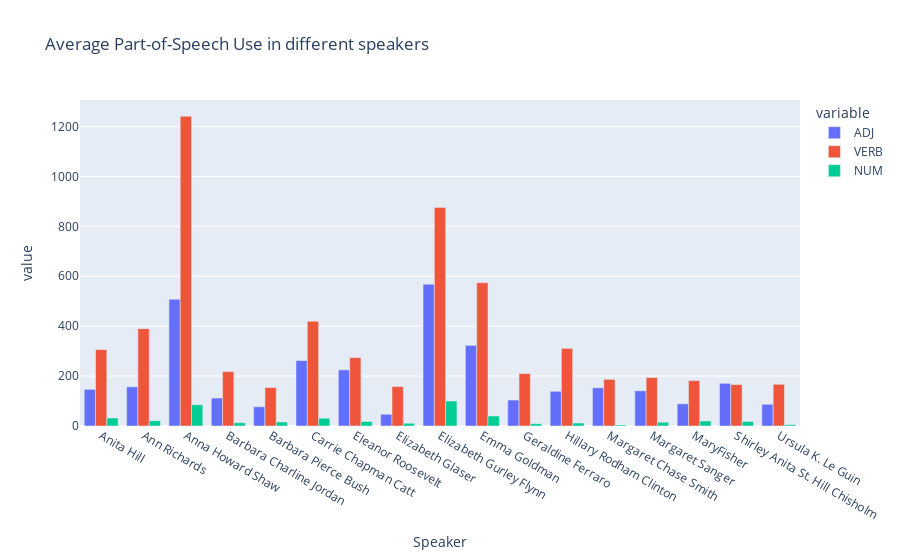

The notebook cell this image was saved under:
### Code cell
# Use plotly to plot POS use per speaker
fig = px.bar(average_pos_df, x="Speaker", y=["ADJ", 'VERB', "NUM"], title="Average Part-of-Speech Use in different speakers", barmode='group')
fig.show()

### Figure 1 — Plotly figure (JSON) as saved in the notebook; plotly's stock layout.template omitted (floating-point values rounded to 4 significant figures)
{"data": [{"alignmentgroup": "True", "hovertemplate": "variable=ADJ<br>Speaker=%{x}<br>value=%{y}<extra></extra>", "legendgroup": "ADJ", "marker": {"color": "#636efa", "pattern": {"shape": ""}}, "name": "ADJ", "offsetgroup": "ADJ", "orientation": "v", "showlegend": true, "textposition": "auto", "type": "bar", "x": ["Anita Hill", "Ann Richards", "Anna Howard Shaw", "Barbara Charline Jordan", "Barbara Pierce Bush", "Carrie Chapman Catt", "Eleanor Roosevelt", "Elizabeth Glaser", "Elizabeth Gurley Flynn", "Emma Goldman", "Geraldine Ferraro", "Hillary Rodham Clinton", "Margaret Chase Smith", "Margaret Sanger", "MaryFisher", "Shirley Anita St. Hill Chisholm", "Ursula K. Le Guin"], "xaxis": "x", "y": [147, 157, 508, 112, 77, 262, 225, 47, 568, 323, 104, 139, 153, 141, 89, 171, 87], "yaxis": "y"}, {"alignmentgroup": "True", "hovertemplate": "variable=VERB<br>Speaker=%{x}<br>value=%{y}<extra></extra>", "legendgroup": "VERB", "marker": {"color": "#EF553B", "pattern": {"shape": ""}}, "name": "VERB", "offsetgroup": "VERB", "orientation": "v", "showlegend": true, "textposition": "auto", "type": "bar", "x": ["Anita Hill", "Ann Richards", "Anna Howard Shaw", "Barbara Charline Jordan", "Barbara Pierce Bush", "Carrie Chapman Catt", "Eleanor Roosevelt", "Elizabeth Glaser", "Elizabeth Gurley Flynn", "Emma Goldman", "Geraldine Ferraro", "Hillary Rodham Clinton", "Margaret Chase Smith", "Margaret Sanger", "MaryFisher", "Shirley Anita St. Hill Chisholm", "Ursula K. Le Guin"], "xaxis": "x", "y": [306, 390, 1241, 218, 154, 420, 274, 158, 876, 574, 210, 311, 187, 194, 182, 166, 167], "yaxis": "y"}, {"alignmentgroup": "True", "hovertemplate": "variable=NUM<br>Speaker=%{x}<br>value=%{y}<extra></extra>", "legendgroup": "NUM", "marker": {"color": "#00cc96", "pattern": {"shape": ""}}, "name": "NUM", "offsetgroup": "NUM", "orientation": "v", "showlegend": true, "textposition": "auto", "type": "bar", "x": ["Anita Hill", "Ann Richards", "Anna Howard Shaw", "Barbara Charline Jordan", "Barbara Pierce Bush", "Carrie Chapman Catt", "Eleanor Roosevelt", "Elizabeth Glaser", "Elizabeth Gurley Flynn", "Emma Goldman", "Geraldine Ferraro", "Hillary Rodham Clinton", "Margaret Chase Smith", "Margaret Sanger", "MaryFisher", "Shirley Anita St. Hill Chisholm", "Ursula K. Le Guin"], "xaxis": "x", "y": [32, 21, 85, 13, 16, 31, 18, 11, 100, 40, 9, 12, 4, 15, 20, 18, 5], "yaxis": "y"}], "layout": {"autosize": true, "barmode": "group", "legend": {"title": {"text": "variable"}, "tracegroupgap": 0}, "title": {"text": "Average Part-of-Speech Use in different speakers"}, "xaxis": {"anchor": "y", "autorange": true, "domain": [0, 1], "range": [-0.5, 16.5], "title": {"text": "Speaker"}, "type": "category"}, "yaxis": {"anchor": "x", "autorange": true, "domain": [0, 1], "range": [0, 1306.0], "title": {"text": "value"}, "type": "linear"}}}
